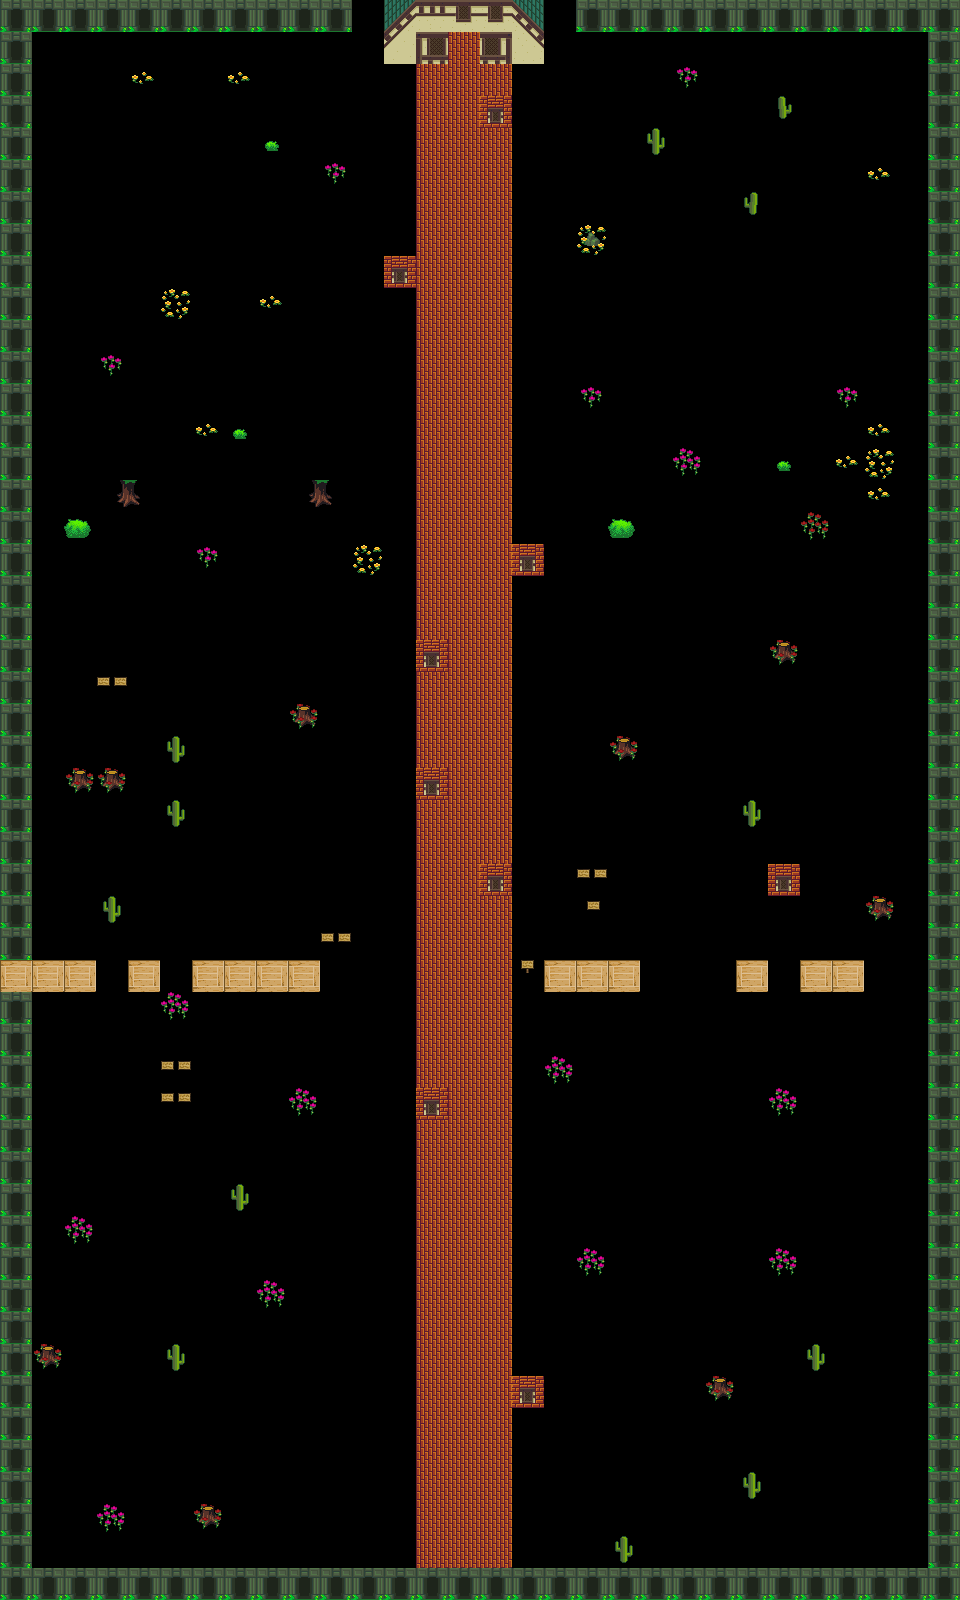

Tiled map render using the project's own tile images. Description and the map definition, with tile-layer contents summarised, below:
An orthogonal 30x50 tile map with 32x32 px tiles, 3 tile layers (Background, MainLayer, Detail) and 11 objects (5x LandMine, PlayerSpawn, EndGame, EnemySpawn0, EnemySpawn1, ...).

<map version="1.2" tiledversion="1.3.5" orientation="orthogonal" renderorder="right-down" width="30" height="50" tilewidth="32" tileheight="32" infinite="0" backgroundcolor="#7d000000" nextlayerid="12" nextobjectid="17">
 <tileset firstgid="1" name="Tileset_Ivan_Voirol" tilewidth="32" tileheight="32" tilecount="667" columns="23">
  <image source="images/Tileset_Ivan_Voirol.png" trans="ffef24" width="736" height="928" />
 </tileset>
 <layer id="6" name="Background" width="30" height="50">
  <data>[1500 cells, 1298 non-empty, 2 distinct tile ids]</data>
 </layer>
 <layer id="7" name="MainLayer" width="30" height="50">
  <data>[1500 cells, 1491 non-empty, 11 distinct tile ids]</data>
 </layer>
 <layer id="8" name="Detail" width="30" height="50">
  <data>[1500 cells, 89 non-empty, 19 distinct tile ids]</data>
 </layer>
 <objectgroup id="11" name="ObjectLayer">
  <object id="3" name="PlayerSpawn" x="460" y="1560" />
  <object id="4" name="EndGamePoint" type="EndGame" x="382" y="44" width="158" height="13" />
  <object id="5" name="LandMine" x="481" y="93" width="28" height="36" />
  <object id="7" name="LandMine" x="512" y="540" width="28" height="36" />
  <object id="10" name="LandMine" x="479" y="857" width="28" height="36" />
  <object id="11" name="LandMine" x="420" y="1087" width="28" height="36" />
  <object id="12" name="LandMine" x="512" y="1373" width="28" height="36" />
  <object id="13" name="EnemySpawn0" x="32" y="1067" width="15" height="16" />
  <object id="14" name="EnemySpawn1" x="896" y="710" width="15" height="16" />
  <object id="15" name="EnemySpawn2" x="55" y="425" width="15" height="16" />
  <object id="16" name="EnemySpawn3" x="762" y="54" width="15" height="16" />
 </objectgroup>
</map>
